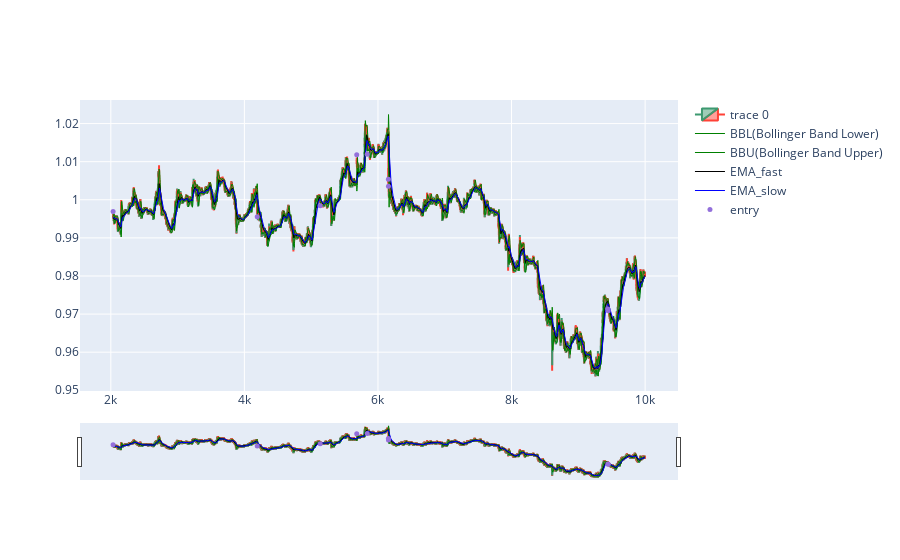

Write notebook code for a chart like this one.
### Code cell
import plotly.graph_objects as go
from plotly.subplots import make_subplots
from datetime import datetime
st=2033
dfpl = df[st:]
#dfpl.reset_index(inplace=True)
fig = go.Figure(data=[go.Candlestick(x=dfpl.index,
                open=dfpl['Open'],
                high=dfpl['High'],
                low=dfpl['Low'],
                close=dfpl['Close']),

                go.Scatter(x=dfpl.index, y=dfpl['BBL_15_1.5'], 
                           line=dict(color='green', width=1), 
                           name="BBL(Bollinger Band Lower)"),
                go.Scatter(x=dfpl.index, y=dfpl['BBU_15_1.5'], 
                           line=dict(color='green', width=1), 
                           name="BBU(Bollinger Band Upper)"),
                go.Scatter(x=dfpl.index, y=dfpl['EMA_fast'], 
                           line=dict(color='black', width=1), 
                           name="EMA_fast"),
                go.Scatter(x=dfpl.index, y=dfpl['EMA_slow'], 
                           line=dict(color='blue', width=1), 
                           name="EMA_slow")])

fig.add_scatter(x=dfpl.index, y=dfpl['pointpos'], mode="markers",
                marker=dict(size=5, color="MediumPurple"),
                name="entry")

fig.show()

### Figure 1 — Plotly figure (JSON) as saved in the notebook; plotly's stock layout.template omitted (floating-point values rounded to 4 significant figures; data arrays with more than 128 entries replaced by an {"elided": "..."} marker saying what was removed)
{"data": [{"close": {"elided": "7966 float values"}, "high": {"elided": "7966 float values"}, "low": {"elided": "7966 float values"}, "open": {"elided": "7966 float values"}, "type": "candlestick", "x": {"elided": "7966 int values"}}, {"line": {"color": "green", "width": 1}, "name": "BBL(Bollinger Band Lower)", "type": "scatter", "x": {"elided": "7966 int values"}, "y": {"elided": "7966 float values"}}, {"line": {"color": "green", "width": 1}, "name": "BBU(Bollinger Band Upper)", "type": "scatter", "x": {"elided": "7966 int values"}, "y": {"elided": "7966 float values"}}, {"line": {"color": "black", "width": 1}, "name": "EMA_fast", "type": "scatter", "x": {"elided": "7966 int values"}, "y": {"elided": "7966 float values"}}, {"line": {"color": "blue", "width": 1}, "name": "EMA_slow", "type": "scatter", "x": {"elided": "7966 int values"}, "y": {"elided": "7966 float values"}}, {"marker": {"color": "MediumPurple", "size": 5}, "mode": "markers", "name": "entry", "type": "scatter", "x": {"elided": "7966 int values"}, "y": {"elided": "7966 float values"}}], "layout": {}}
